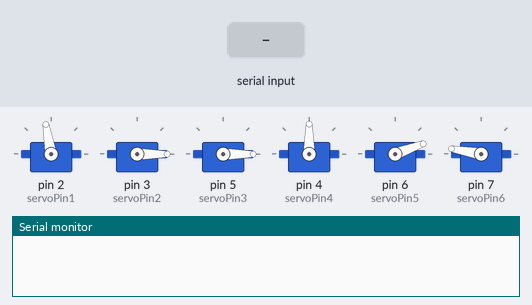
A sketch run on a simulated Arduino Uno, built with avr-gcc and run on an emulated ATmega328P. Parts: 6 × servo, the last lines printed to the serial monitor. The test bench sets the inputs (shaded band).

Above: at 1.2 s.
1.3 s: "90,45\n" received over Serial
At 2.5 s:
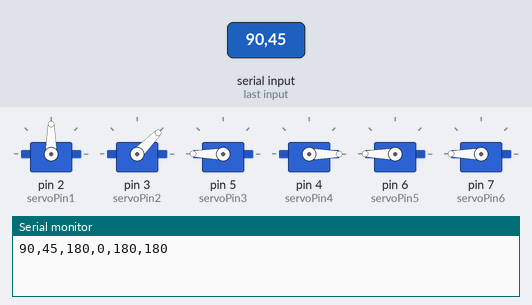
2.8 s: "30,150\n" received over Serial
At 3.6 s:
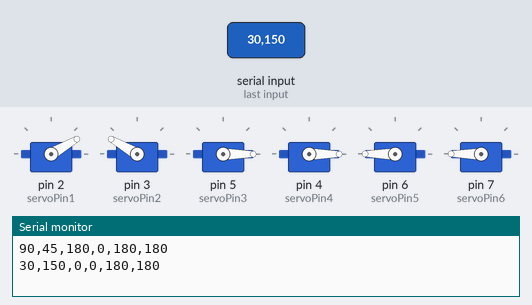
4.3 s: "5\n" received over Serial
At 4.6 s:
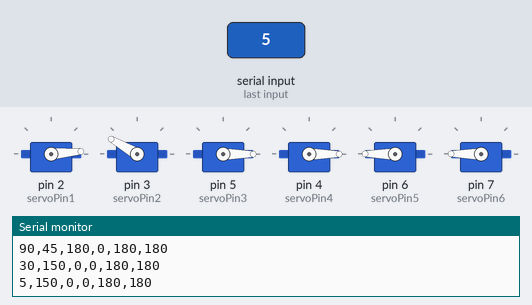
5.8 s: "90\n" received over Serial
At 7.0 s:
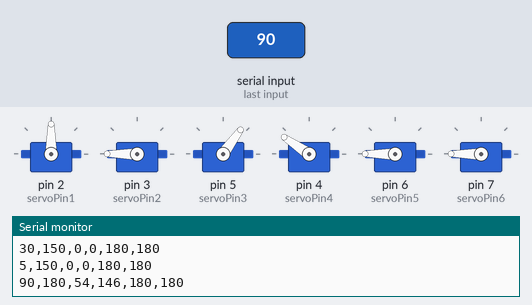
7.3 s: "200\n" received over Serial
At 8.2 s:
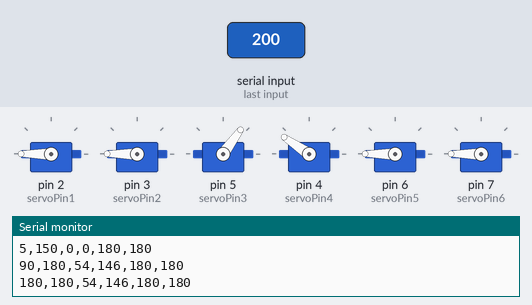
8.8 s: "90,45,200,10,150,30\n" received over Serial
At 9.9 s:
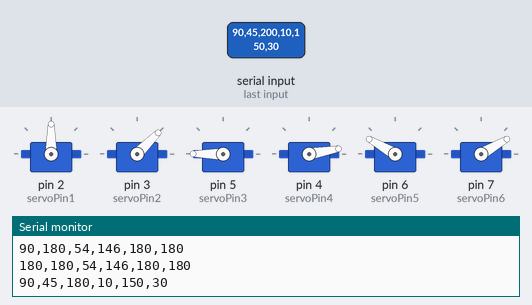
Timing chart, 0 to 11.3 s (numbered marks = the images above; inputs shaded):
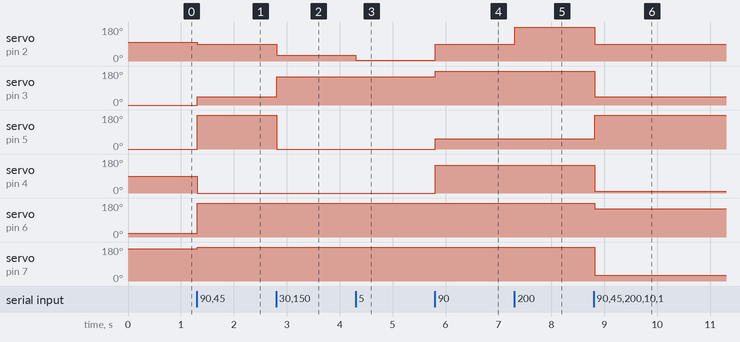

The sketch:

arduino_garra.ino
```cpp
#include <Servo.h>

const int servoPin1 = 2;
const int servoPin2 = 3;
const int servoPin3 = 5;
const int servoPin4 = 4;

const int servoPin5 = 6;
const int servoPin6 = 7;

Servo servo1;
Servo servo2;
Servo servo3;
Servo servo4;
Servo servo5;
Servo servo6;

void setup() {
  // Configurar los pines de los servos
  servo1.attach(servoPin1);
  servo2.attach(servoPin2);
  servo3.attach(servoPin3);
  servo4.attach(servoPin4);
  servo5.attach(servoPin5);
  servo6.attach(servoPin6);
  // Incializa angulos
  servo1.write(100);
  servo2.write(0);
  servo3.write(0);
  servo4.write(90);
  servo5.write(20);
  servo6.write(170);


  // Inicializar comunicación serial
  Serial.begin(9600);
}

void loop() {

  // Esperar a recibir datos por el puerto serial
  if (Serial.available() > 0) {
    /*int movRot = Serial.parseInt();
    int movj1 = Serial.parseInt();
    int movj2 = Serial.parseInt();
    int movg = Serial.parseInt();*/

    // Leer la cadena de texto recibida por el puerto serial (Si algo descomentar esto y comentar lo de atras)
    String message = Serial.readStringUntil('\n');

    int movRot, movj1, movj2, movj3, movrotg, movg;
    // Extraer valores de la cadena de texto
    sscanf(message.c_str(), "%d,%d,%d,%d,%d,%d", &movRot, &movj1, &movj2, &movj3, &movrotg, &movg);

    servo1.write(movRot);
    servo2.write(movj1);
    servo3.write(movj2);
    servo4.write(movj3);
    servo5.write(movrotg);
    servo6.write(movg);


    //Convertir a grados negativos y positivos
    int rot1 = servo1.read();
    int J1 = servo2.read();
    int J2 =servo3.read();
    int J3 = servo4.read();
    int rotg = servo5.read();
    int g = servo6.read();
    // Imprimir los valores de los servos
    Serial.print(rot1);
    Serial.print(",");
    Serial.print(J1);
    Serial.print(",");
    Serial.print(J2);
    Serial.print(",");
    Serial.print(J3);
    Serial.print(",");
    Serial.print(rotg);
    Serial.print(",");
    Serial.println(g);

  }
}
```

Measured:
- after the input at 1.3 s, servo on pin 2 (servoPin1): 100° → 90° at once; servo on pin 3 (servoPin2): 0° → 45° at once; servo on pin 5 (servoPin3): 0° → 180° at once; servo on pin 4 (servoPin4): 90° → 0° at once; servo on pin 6 (servoPin5): 20° → 180° at once
- after the input at 2.8 s, servo on pin 2 (servoPin1): 90° → 30° at once; servo on pin 3 (servoPin2): 45° → 150° at once; servo on pin 5 (servoPin3): 180° → 0° at once
- after the input at 4.3 s, servo on pin 2 (servoPin1): 30° → 5° at once
- after the input at 5.8 s, servo on pin 2 (servoPin1): 5° → 90° at once; servo on pin 3 (servoPin2): 150° → 180° at once; servo on pin 5 (servoPin3): 0° → 54° at once; servo on pin 4 (servoPin4): 0° → 146° at once
- after the input at 7.3 s, servo on pin 2 (servoPin1): 90° → 180° at once
- after the input at 8.8 s, servo on pin 2 (servoPin1): 180° → 90° at once; servo on pin 3 (servoPin2): 180° → 45° at once; servo on pin 5 (servoPin3): 54° → 180° at once; servo on pin 4 (servoPin4): 146° → 10° at once; servo on pin 6 (servoPin5): 180° → 150° at once
